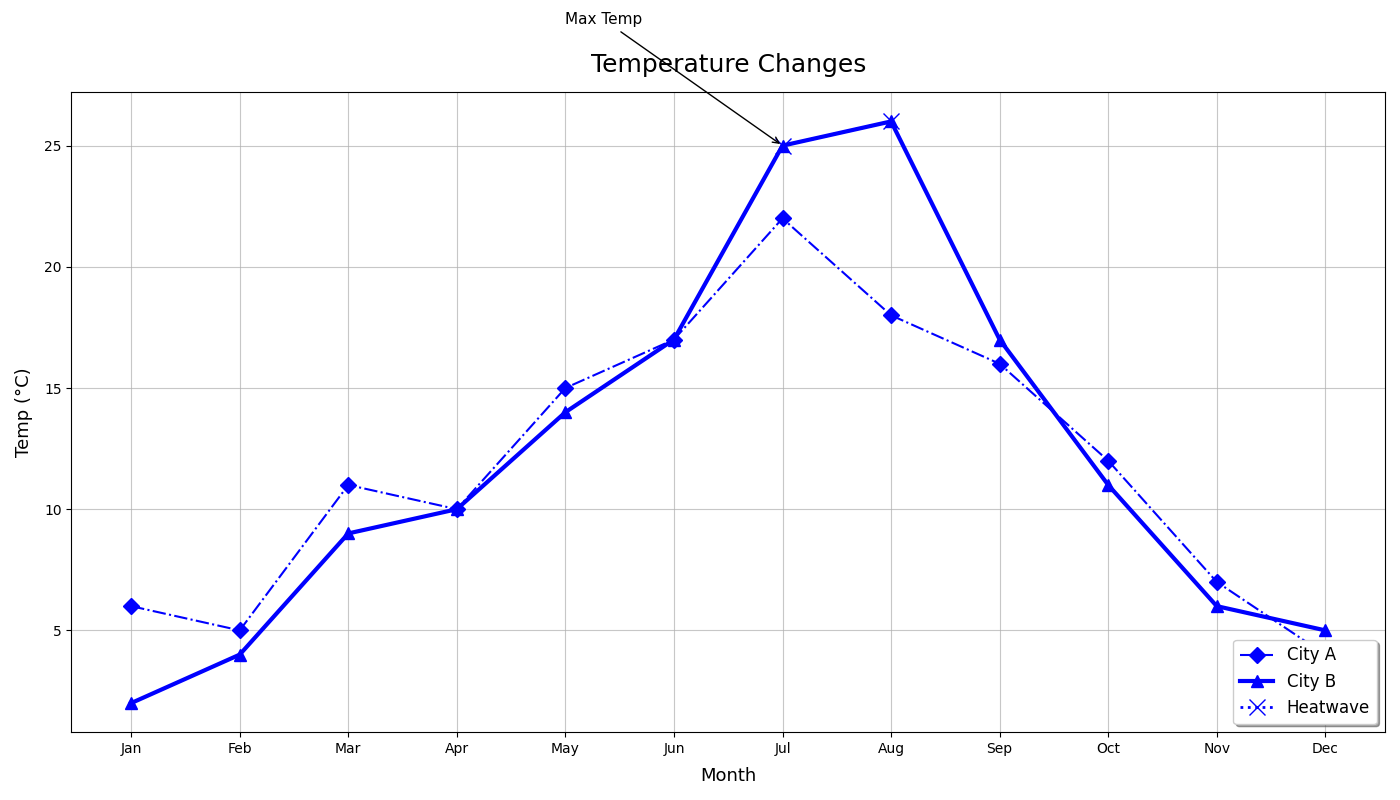

Write Python code to recreate this figure.
import matplotlib.pyplot as plt
import numpy as np

months = np.array(['Jan', 'Feb', 'Mar', 'Apr', 'May', 'Jun', 'Jul', 'Aug', 'Sep', 'Oct', 'Nov', 'Dec'])

city_a_temps = np.array([6, 5, 11, 10, 15, 17, 22, 18, 16, 12, 7, 4])
city_b_temps = np.array([2, 4, 9, 10, 14, 17, 25, 26, 17, 11, 6, 5])

plt.figure(figsize=(14, 8))

# Changed the color parameter for both city data groups and the heatwave period to blue
plt.plot(months, city_a_temps, color='blue', marker='D', linestyle='-.', linewidth=1.5, markersize=8, label='City A')

plt.plot(months, city_b_temps, color='blue', marker='^', linestyle='-', linewidth=3, markersize=9, label='City B')

heatwave_months = np.array(['Jul', 'Aug'])
heatwave_temps = city_b_temps[6:8]
plt.plot(heatwave_months, heatwave_temps, color='blue', marker='x', linestyle=':', linewidth=2, markersize=12, label='Heatwave')

# Adjusting annotation to match plot color change
plt.annotate('Max Temp', xy=('Jul', 25), xytext=('May', 30), arrowprops=dict(facecolor='blue', arrowstyle='->'), fontsize=11)

plt.title('Temperature Changes', fontsize=18, fontweight='medium', pad=15)
plt.xlabel('Month', fontsize=13, labelpad=8)
plt.ylabel('Temp (°C)', fontsize=13, labelpad=8)

plt.grid(True, linestyle='-', alpha=0.7)
plt.legend(loc='lower right', fontsize=12, shadow=True)
plt.tight_layout()

plt.show()
